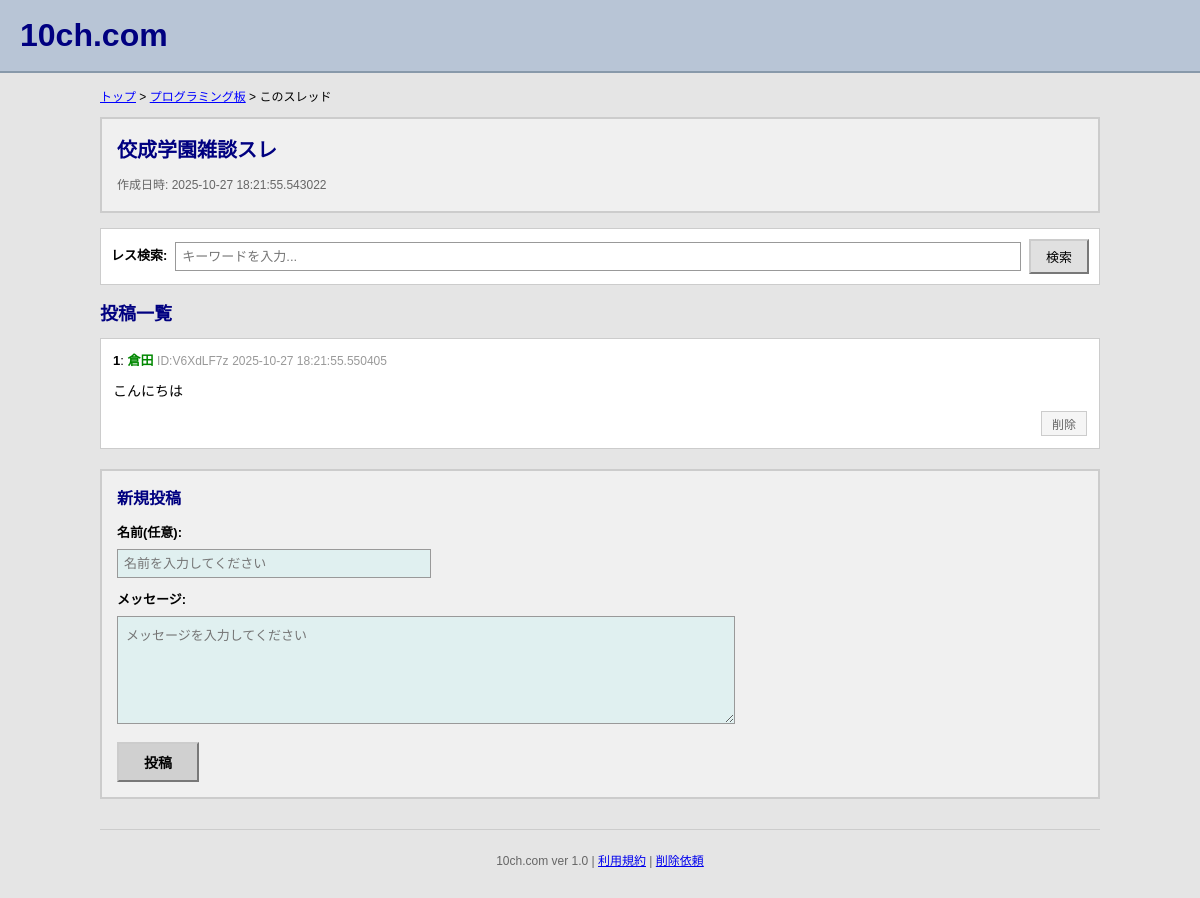
Screenshot of /thread/1 with the database file from the repository.
### app.py (models this page shows)
class Thread(db.Model):
    __tablename__ = "threads"
    id = db.Column(db.Integer, primary_key=True)
    title = db.Column(db.Text(), nullable=False)
    board_id = db.Column(db.Text(), nullable=False)
    pub_date = db.Column(db.DateTime, nullable=False, default=datetime.now)

class Article(db.Model):
    __tablename__ = 'articles'
    number = db.Column(db.Integer, primary_key=True, autoincrement=True)
    pub_date = db.Column(db.DateTime, nullable=False, default=datetime.now)
    name = db.Column(db.Text())
    message = db.Column(db.Text())
    id = db.Column(db.String(8), nullable=False,
                   default=lambda: generate_id(8))
    thread_id = db.Column(db.Integer, db.ForeignKey('threads.id'),
                          nullable=False)

### app.py (the view, shortened to what this page needs)
@app.route('/thread/<int:thread_id>', methods=['GET', 'POST'])
def show_thread(thread_id):
    thread = Thread.query.get_or_404(thread_id)
    articles = Article.query.filter_by(thread_id=thread.id).all()
    return render_template('thread.html', thread=thread, articles=articles)

### templates/thread.html (shortened to what this page needs)
<!DOCTYPE html>
<html lang="ja">
<head>
</head>
<body>
    <div class="header">
        <h1>10ch.com</h1>
    </div>
    <div class="container">
        <div class="breadcrumb">
            <a href="/">トップ</a> &gt; <a href="/subback/programming">プログラミング板</a> &gt; このスレッド
        </div>
    <div class="thread-header">
    <h2 class="thread-title">{{ thread.title }}</h2>
    <div class="thread-info">作成日時: {{ thread.pub_date }}</div>
    </div>
        <div class="search-box">
            <form class="search-form" action="/thread/search" method="GET">
                <span class="search-label">レス検索:</span>
                <input type="text" name="q" class="search-input" placeholder="キーワードを入力...">
                <button type="submit" class="search-button">検索</button>
            </form>
        </div>
        <div class="post-list-title">投稿一覧</div>
        {% for article in articles %}
        <div class="post-item">
            <div class="post-header">
                <span class="post-number">{{ loop.index }}</span>:
                <span class="post-name">{{ article.name }}</span>
                <span class="post-id">ID:{{ article.id }}</span>
                <span class="post-date">{{ article.pub_date }}</span>
            </div>
            <div class="post-message">{{ article.message }}</div>
            <div class="post-actions">
                <form method="post" action="/delete/1">
                    <button type="submit" class="delete-button">削除</button>
                </form>
            </div>
        </div>
        {% endfor %}
        <div class="post-form-section">
            <div class="form-title">新規投稿</div>
            <form method="post" action="{{ url_for('show_thread', thread_id=thread.id) }}">
                <div class="form-group">
                    <label class="form-label" for="name">名前(任意):</label>
                    <input type="text" id="name" name="name" class="form-input" placeholder="名前を入力してください">
                </div>
                <div class="form-group">
                    <label class="form-label" for="message">メッセージ:</label>
                    <textarea id="message" name="message" rows="6" class="form-textarea" placeholder="メッセージを入力してください"></textarea>
                </div>
                <button type="submit" class="submit-button">投稿</button>
            </form>
        </div>
        <div class="footer">
            <p>10ch.com ver 1.0 | <a href="#">利用規約</a> | <a href="#">削除依頼</a></p>
        </div>
    </div>
</body>
</html>

### templates/thread.html (style rules this page uses)
body { font-family: "MS Pゴシック", "MS PGothic", sans-serif; background-color: #e5e5e5; margin: 0; padding: 0; font-size: 14px; line-height: 1.6; }
.header { background-color: #b8c5d6; padding: 10px 20px; border-bottom: 2px solid #8899aa; }
.header h1 { font-size: 32px; font-weight: bold; color: #000080; margin: 0; }
.container { max-width: 1000px; margin: 0 auto; padding: 15px; }
.breadcrumb { font-size: 12px; margin-bottom: 10px; }
.breadcrumb a { color: #0000ff; text-decoration: underline; }
.thread-header { background-color: #f0f0f0; border: 2px solid #cccccc; padding: 15px; margin-bottom: 15px; }
.thread-title { font-size: 20px; font-weight: bold; color: #000080; margin: 0 0 10px 0; }
.thread-info { font-size: 12px; color: #666666; }
.search-box { background-color: #ffffff; border: 1px solid #cccccc; padding: 10px; margin-bottom: 15px; }
.search-form { display: flex; gap: 8px; align-items: center; }
.search-label { font-size: 13px; font-weight: bold; white-space: nowrap; }
.search-input { flex: 1; padding: 6px; border: 1px solid #999999; font-size: 13px; font-family: inherit; }
.search-button { padding: 6px 15px; background-color: #e0e0e0; border: 2px outset #cccccc; cursor: pointer; font-size: 13px; font-family: inherit; }
.post-list-title { font-size: 18px; font-weight: bold; color: #000080; margin-bottom: 10px; }
.post-item { background-color: #ffffff; border: 1px solid #cccccc; padding: 12px; margin-bottom: 8px; }
.post-header { font-size: 13px; margin-bottom: 8px; color: #000000; }
.post-number { font-weight: bold; color: #000000; }
.post-name { font-weight: bold; color: #008800; }
.post-id { color: #999999; font-size: 12px; }
.post-date { color: #999999; font-size: 12px; }
.post-message { color: #000000; margin-bottom: 8px; white-space: pre-wrap; word-wrap: break-word; }
.post-actions { text-align: right; }
.delete-button { padding: 3px 10px; font-size: 12px; color: #666666; background-color: #f5f5f5; border: 1px solid #cccccc; cursor: pointer; }
.post-form-section { background-color: #f0f0f0; border: 2px solid #cccccc; padding: 15px; margin-top: 20px; }
.form-title { font-size: 16px; font-weight: bold; color: #000080; margin-bottom: 12px; }
.form-group { margin-bottom: 12px; }
.form-label { display: block; font-size: 13px; font-weight: bold; margin-bottom: 5px; }
.form-input { width: 300px; padding: 6px; border: 1px solid #999999; font-size: 13px; font-family: inherit; background-color: #e0f0f0; }
.form-textarea { width: 100%; max-width: 600px; padding: 8px; border: 1px solid #999999; font-size: 13px; font-family: inherit; resize: vertical; background-color: #e0f0f0; }
.submit-button { padding: 8px 25px; background-color: #d0d0d0; border: 2px outset #cccccc; cursor: pointer; font-size: 14px; font-weight: bold; font-family: inherit; }
.footer { margin-top: 30px; padding-top: 10px; border-top: 1px solid #cccccc; text-align: center; font-size: 12px; color: #666666; }

### rows the page displays
Thread: title "佼成学園雑談スレ", pub_date "2025-10-27 18:21:55.543022"
Article: name "倉田", id "V6XdLF7z", pub_date "2025-10-27 18:21:55.550405", message "こんにちは"
